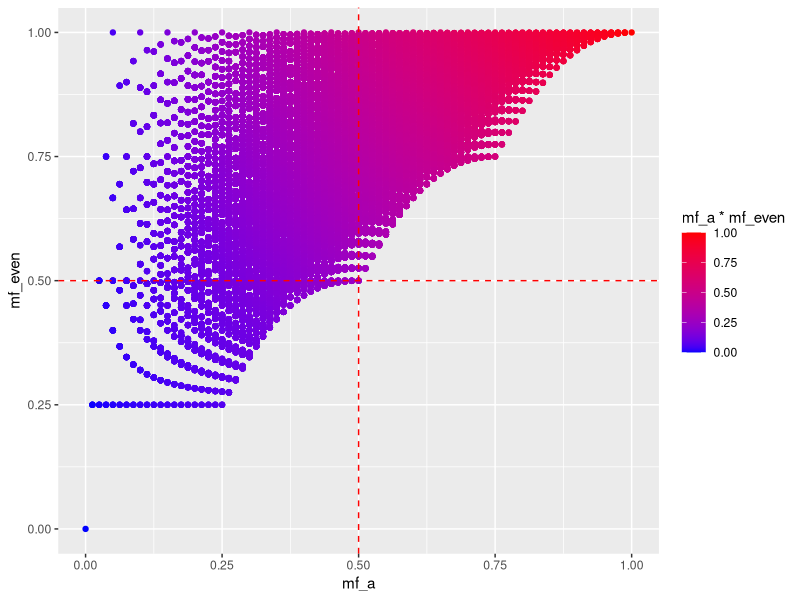
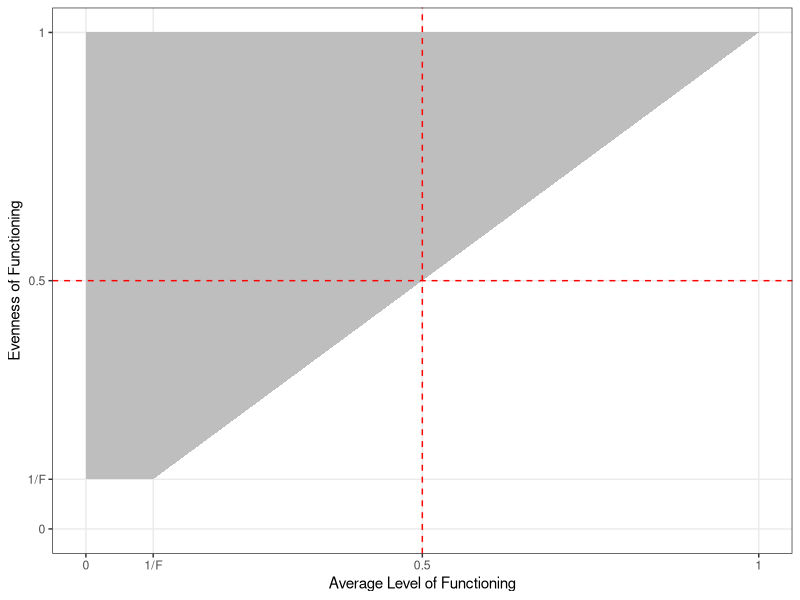
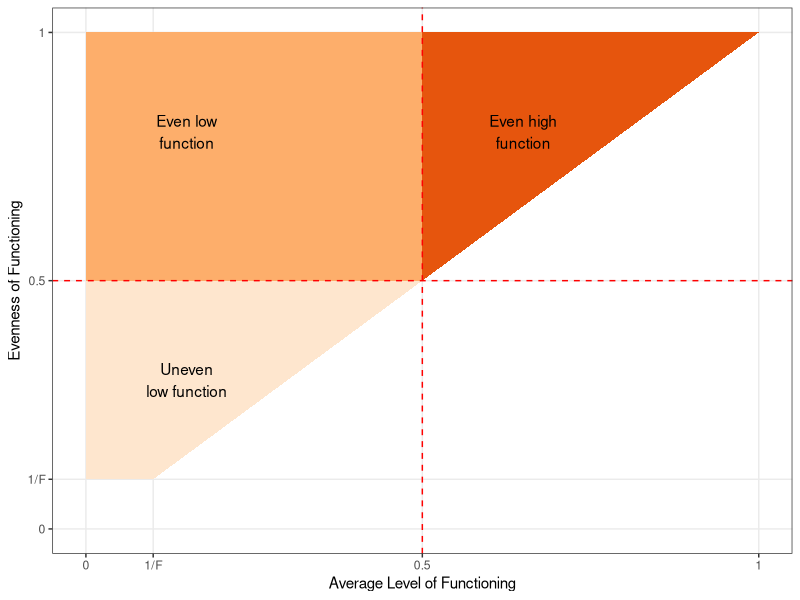
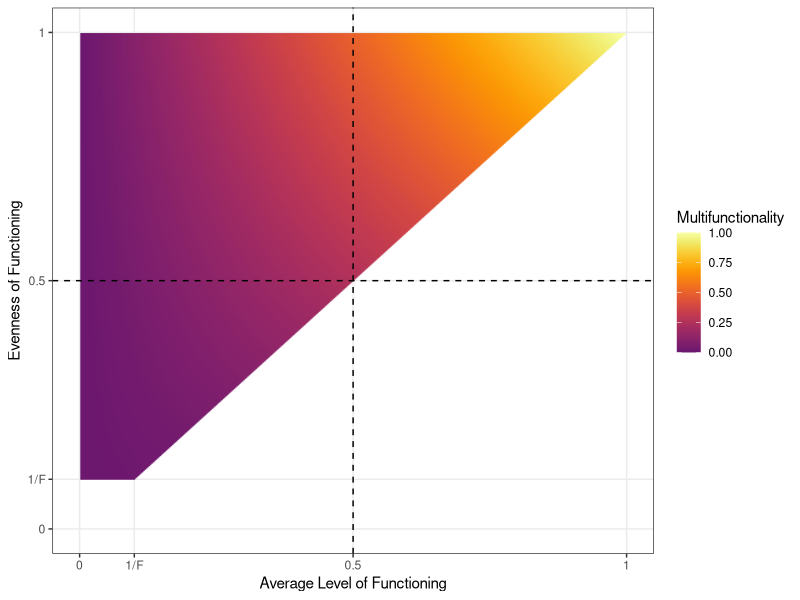

Write R code to recreate these figures, in order.
#'################################'#
#'
#' Code to generate conceptual figure
#' looking at a new metric of multifunctionality
#'
#'
#'################################'#

# preamble ---------------------------------------------------------------
## load libraries ####
library(tidyverse)
library(ggplot2)
library(viridis)

# Functions ---------------------------------------------------------------

#' Function to make data of all combinations
#' of different levels of function, ranging from 
#' 0 to 1 with a user defined step size
make_data <- function(n=3, step_size = 0.1){
  amat <- as.tibble(matrix(rep(seq(0,1,step_size),n), ncol=n))
  amat %>% expand.grid %>% as.tibble
}

#' Get the effective number of a collection
#' of values as defined by Simpson's
#' Diversity following Jost 2006, 2010
eff_div <- function(df, type="Simpson"){
  #proportion of community
  p_df <- df/rowSums(df)
  ln_p_df <- log(p_df)
  ln_p_df[ln_p_df==-Inf] <- 0
  ln_p_df[ln_p_df==NaN] <- 0
  
  #effective number via Simpson's diversity'
  div <- 1/rowSums(p_df^2)
  if(type=="Shannon") div <-exp(-1*rowSums(p_df*ln_p_df))
  
  #NaN = 0
  div[is.nan(div)] <- 0
  
  div
}

#' Get the evenness factor
#' of a collection of values
#' as defined in Jost 2010
even_fact <- function(df, type="Simpson"){
  eff_div(df,type)/ncol(df)
}

# Try and plot ---------------------------------------------------------------
fun_df <- make_data(n = 4, step_size=0.05) %>%
  mutate(mf_a = rowMeans(.),
         mf_even = even_fact(.))


ggplot(fun_df) +
  aes(x=mf_a, y=mf_even, color=mf_a*mf_even) +
  geom_point() +
  geom_hline(yintercept=0.5, col="red", lty=2)+
  geom_vline(xintercept=0.5, col="red", lty=2) +
  scale_color_gradient(low="blue", high="red")

# conceptual figure ---------------------------------------------------------

## First attempt at a broad conceptual figure ####
pos <- as_tibble(matrix(c(
  1,1,
  0,1,
  0,1/10,
  1/10,1/10,
  1,1),
  byrow=TRUE,
  ncol=2)
) 
names(pos) <- c("x","y")

ggplot(pos, aes(x=x, y=y)) +
  geom_polygon(fill="grey") +
  scale_x_continuous(breaks = c(0, 1/10, 0.5, 1),
                     labels = c(0, "1/F", 0.5, 1),
                     lim=c(0,1), minor_breaks = NULL) +
  scale_y_continuous(breaks = c(0, 1/10, 0.5, 1),
                     labels = c(0, "1/F", 0.5, 1),
                     lim=c(0,1), minor_breaks = NULL) +
  geom_hline(yintercept=0.5, col="red", lty=2)+
  geom_vline(xintercept=0.5, col="red", lty=2) +
  theme_bw() +
  xlab("Average Level of Functioning") +
  ylab("Evenness of Functioning")

## Labeled conceptual figure ####
pos_labels <- as_tibble(matrix(c(
#  0.4, 0.4, "zMedo",
#  0.4, 1, "zMedo",
#  0.6, 1, "zMedo",
#  0.6, 0.6, "zMedo",
#  0.4, 0.4, "zMedo",
  1,1,"zHigh",
  0.5,1, "zHigh",
  0.5, 0.5, "zHigh",
  1,1, "zHigh",
  0.5,0.5, "Medium",
  0.5,1, "Medium",
  0,1, "Medium",
  0,0.5, "Medium",
  0.5, 0.5, "Medium",
  1/10, 1/10, "Low",
  0.5, 0.5, "Low",
  0, 0.5, "Low",
  0, 1/10, "Low",
  1/10, 1/10, "Low"
  ),
  byrow=TRUE,
  ncol=3)
) 
names(pos_labels) <- c("x","y", "type")

pos_labels <- pos_labels %>%
  mutate(x=as.numeric(x), y=as.numeric(y))


ggplot(pos_labels, aes(x=x, y=y, group = type, fill=type)) +
  geom_polygon() +
  scale_x_continuous(breaks = c(0, 1/10, 0.5, 1),
                     labels = c(0, "1/F", 0.5, 1),
                     lim=c(0,1), minor_breaks = NULL) +
  scale_y_continuous(breaks = c(0, 1/10, 0.5, 1),
                     labels = c(0, "1/F", 0.5, 1),
                     lim=c(0,1), minor_breaks = NULL) +
  geom_hline(yintercept=0.5, col="red", lty=2)+
  geom_vline(xintercept=0.5, col="red", lty=2) +
  theme_bw() +
  xlab("Average Level of Functioning") +
  ylab("Evenness of Functioning") +
  scale_fill_brewer(palette=7, guide="none") +
  annotate(geom="text", x=c(0.15, 0.15, 0.65),
           y = c(0.3, 0.8, 0.8),
           label = c("Uneven\nlow function",
                   "Even low\nfunction",
                   "Even high\nfunction"))

## Conceptual Gradient Figure ####
concep_df <- crossing(mf_a=seq(0,1,length.out=400), 
                      mf_e=seq(0,1,length.out=400)) %>%
  filter(mf_e>=mf_a) %>%
  filter(mf_e >=1/10)%>%
  mutate(mf = mf_e * mf_a)

ggplot(concep_df, aes(x=mf_a, y=mf_e, fill=mf)) +
  geom_raster(interpolate=TRUE) +
  scale_fill_viridis(begin=0.3, option="B",
                     guide=guide_colorbar("Multifunctionality"))+
  scale_x_continuous(breaks = c(0, 1/10, 0.5, 1),
                     labels = c(0, "1/F", 0.5, 1),
                     lim=c(0,1), minor_breaks = NULL) +
  scale_y_continuous(breaks = c(0, 1/10, 0.5, 1),
                     labels = c(0, "1/F", 0.5, 1),
                     lim=c(0,1), minor_breaks = NULL) +
  geom_hline(yintercept=0.5, col="black", lty=2)+
  geom_vline(xintercept=0.5, col="black", lty=2) +
  theme_bw() +
  xlab("Average Level of Functioning") +
  ylab("Evenness of Functioning")
